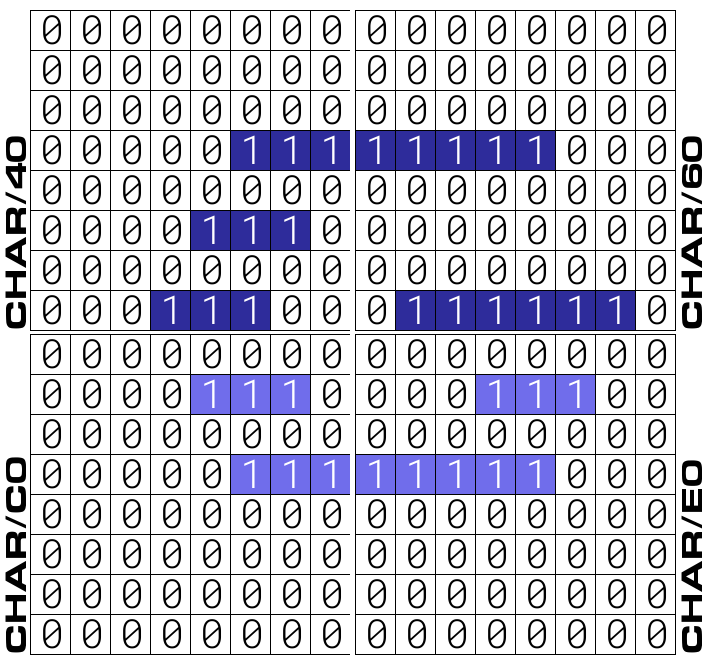
#> input picture src/composite_character_set_diagrams_alphanumeric/c64_blue_c64_ltblue_G.png, 710 x 660 px, given in place of c64_blue_00.png, which was not available
$ jupyter execute --allow-errors 'Text - Character Set Diagrams.ipynb'   (shell and % lines are left out)   (text cells are left out)
#> lines starting #> are read from the running program, lines starting #| are printed output that depends on the picture; pictures that were not available may be replaced by others from this repository, and a replacement may not be noted
[cell 1]
from IPython.display import display, HTML
display(HTML("<style>.container { width:70% !important; }</style>"))

[cell 2]
import re
from colors_map import *

# [19 lines left out: function loadCharacterSet, not called in this run]

charsets_file = "uridium/src/charset.asm"
#> (the rest of this cell did not finish here and is left out)

[cell 3]
from PIL import Image, ImageColor
CHARACTER_COLS = 8
CHARACTER_ROWS = 8

# [21 lines left out: function paintRawMonoCharacter, not called in this run]

[cell 4]
char_colors = {
"c64_white": "#ffffff",
"c64_green": "#56ac4d",
"c64_yellow":  "#edf171",
"c64_ltred": "#c46c71",
"c64_ltgreen": "#a9ff9f",
"c64_ltblue":  "#706deb",
"c64_red": "#813338",
"c64_green": "#56ac4d",
"c64_blue":  "#2e2c9b",
"c64_purple": "#8e3c97",
}

[cell 5]
from PIL import ImageDraw, ImageFont

#> (the rest of this cell did not finish here and is left out)

[cell 6]
from PIL import Image, ImageColor
CHARACTER_COLS = 8
CHARACTER_ROWS = 8
CELL_WIDTH = 40
CELL_HEIGHT = 40

# [22 lines left out: function paintCharacterDiagram, not called in this run]

#> (a cell that did not finish here is left out)

[cell 8]
byte_literals = """.BYTE
.BYTE
.BYTE
.BYTE
.BYTE
.BYTE
.BYTE
.BYTE
"""

# [55 lines left out: functions generateCharacterDiagram, convertCharBitmapToByte, not called in this run]

#> (a cell that did not finish here is left out)

[cell 10]
blank_line = "0" * 8
full_character_set = {}
#> (the rest of this cell did not finish here and is left out)

[cell 11]
for color_name, color in char_colors.items():
    for character_name in full_character_set:
        img = paintRawMonoCharacter(full_character_set, character_name, color=color)
        img = img.resize((img.width * 15, img.height * 15), Image.NEAREST)
        framed_img = img.copy()
        draw = ImageDraw.Draw(framed_img)
        draw.rectangle((0, 0, img.width-1, img.height-1), fill=None, outline="black")

        if character_name:
            img.save(f"text_character_set_diagrams/full_character_sets/{color_name}_{character_name}.png")
            framed_img.save(f"text_character_set_diagrams/full_character_sets/{color_name}_{character_name}_framed.png")

[cell 12]
for color_name, color in char_colors.items():
    for character_name in full_character_set:
        img = paintCharacterDiagram(full_character_set, character_name, color=color)
        if character_name:
            img.save(f"text_character_set_diagrams/full_character_set_tables/{color_name}_{character_name}.png")
#> further down, top_diagram is the input picture: PIL image 710x660 RGBA; mean R, G, B, A 196.8, 196.5, 208.8, 255
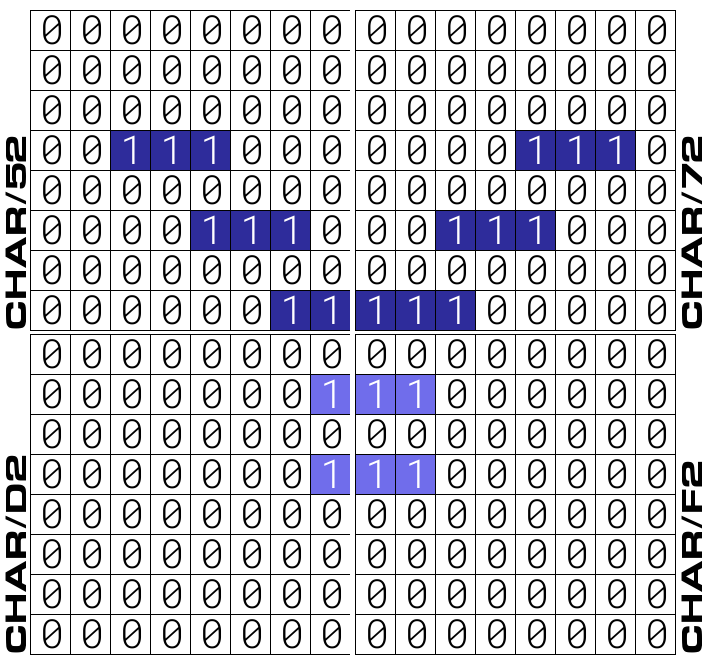
#> input picture src/composite_character_set_diagrams_alphanumeric/c64_blue_c64_ltblue_Y.png, 710 x 660 px, given in place of c64_ltblue_80.png, which was not available
#> further down, bottom_diagram is the input picture: PIL image 710x660 RGBA; mean R, G, B, A 201.1, 200.9, 209, 255
#> `bottom_diagram = bottom_diagram.crop((0, 10, bottom_diagram.width, bot..`:
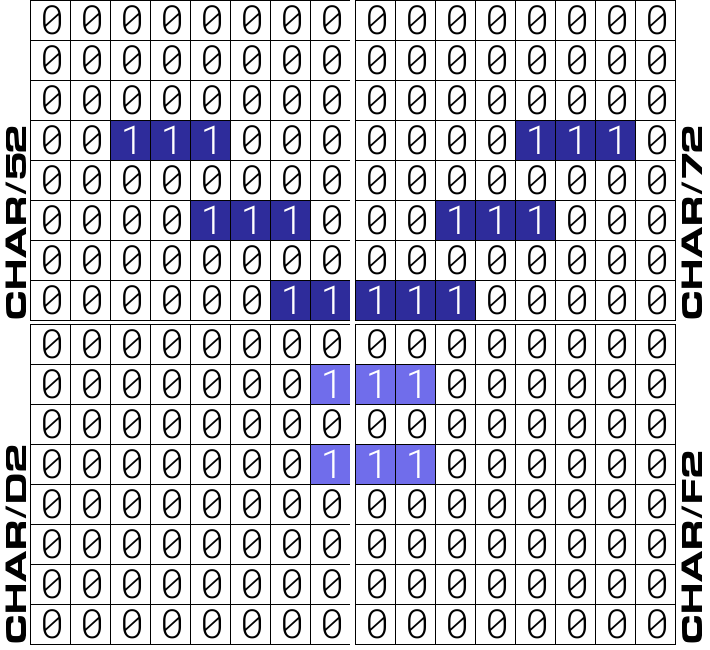
#> bottom_diagram: PIL image 710x650 RGBA; mean R, G, B, A 200.3, 200.1, 208.3, 255
#> `composite_image = Image.new('RGBA', (top_diagram.width, top_diagram.he..`: composite_image: PIL image 710x1285 RGBA; every value is 0
#> `composite_image.paste(top_diagram, (0,0))`:
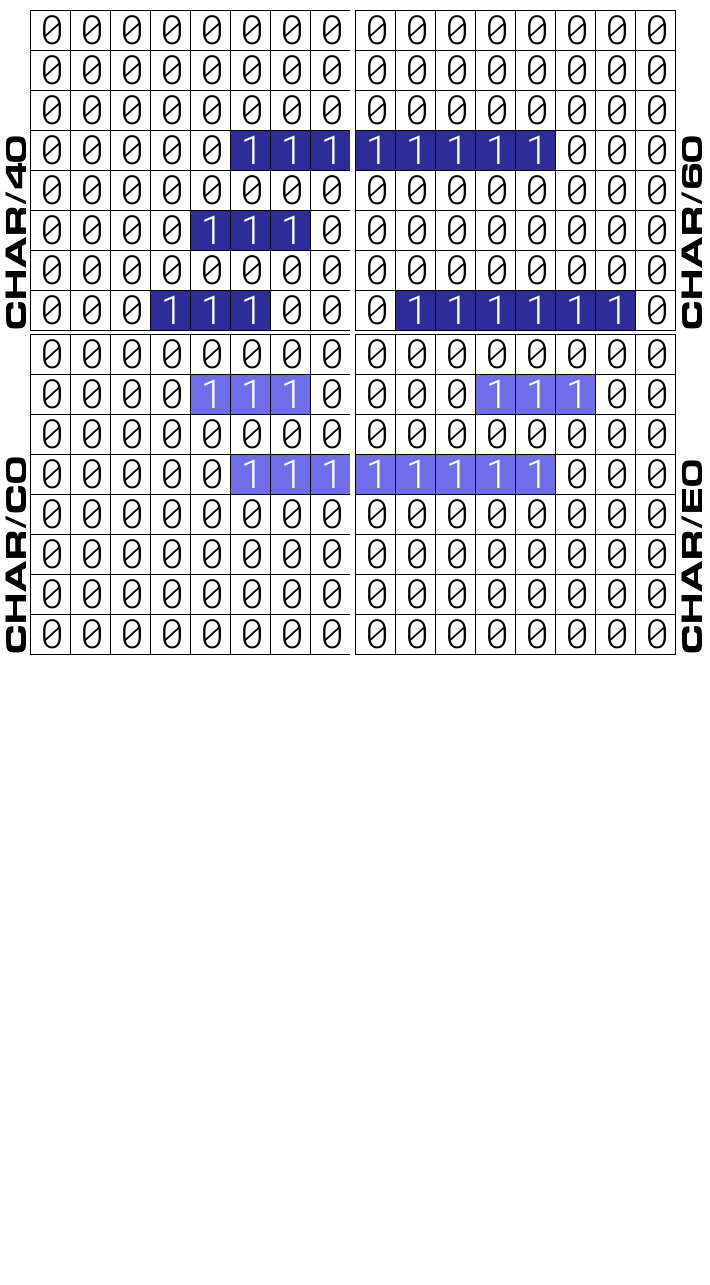
#> composite_image: PIL image 710x1285 RGBA; mean R, G, B, A 101.1, 100.9, 107.2, 131; transparent parts drawn white
#> `composite_image.paste(bottom_diagram, (0, top_diagram.height-19))`:
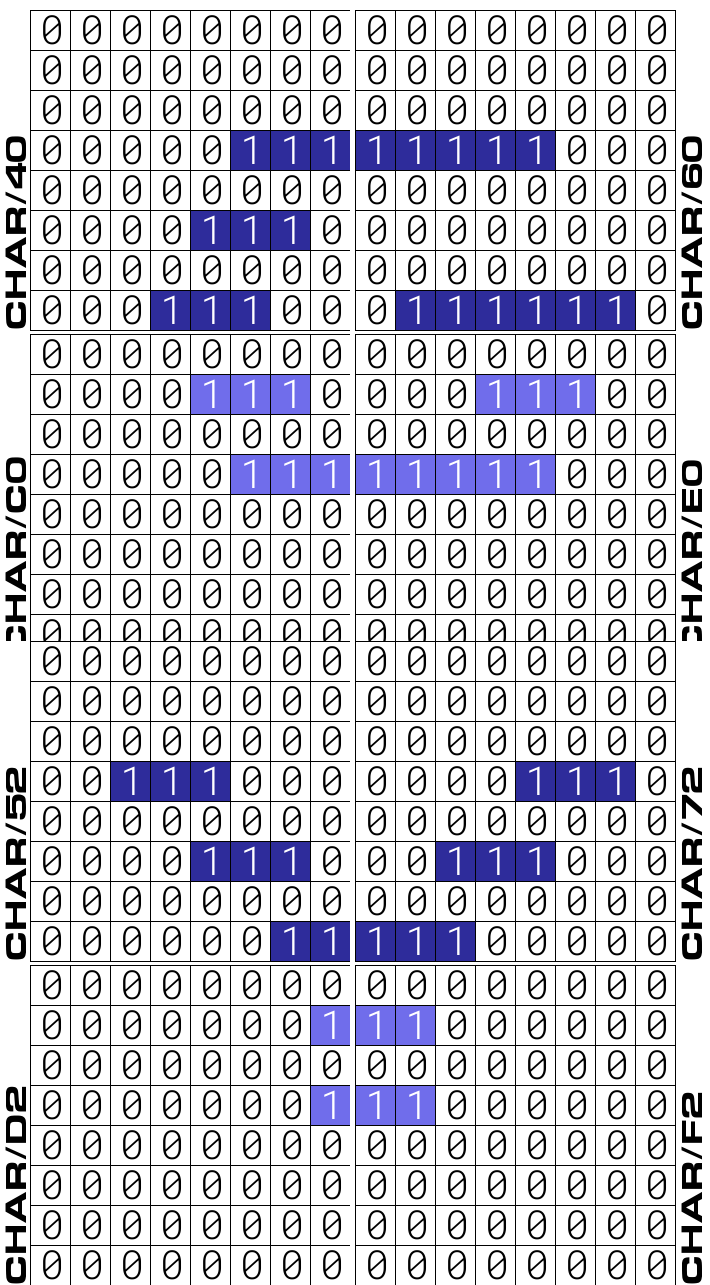
#> composite_image: PIL image 710x1285 RGBA; mean R, G, B, A 198.1, 197.9, 208.4, 255
#> `top_left_character_name = f"{i:02X}"`: top_left_character_name = '3A'

[cell 13]
for color_name, color in char_colors.items():
    for character_name in full_character_set:
        character_image = Image.open(f"text_character_set_diagrams/full_character_set_tables/{color_name}_{character_name}.png")
        character_bytes = '\n'.join(["$"+convertCharBitmapToByte(x) for x in full_character_set[character_name]])
        img = generateCharacterDiagram(character_image, character_name, character_bytes)
        img.save(f"text_character_set_diagrams/full_character_set_diagrams/{color_name}_{character_name}.png")

[cell 14]
# [45 lines left out: functions generateLeftSideCharacterDiagram, generateRightSideCharacterDiagram, not called in this run]

[cell 15]
for color_name, color in char_colors.items():
    for character_name in full_character_set:
        character_image = Image.open(f"text_character_set_diagrams/full_character_set_tables/{color_name}_{character_name}.png")
        img = generateLeftSideCharacterDiagram(character_image, character_name)
        img.save(f"text_character_set_diagrams/full_character_set_diagrams_left/{color_name}_{character_name}.png")
        img = generateRightSideCharacterDiagram(character_image, character_name)
        img.save(f"text_character_set_diagrams/full_character_set_diagrams_right/{color_name}_{character_name}.png")

[cell 16]
color_combos = [("c64_blue", "c64_ltblue"), ("c64_ltblue", "c64_ltgreen"), ("c64_ltred", "c64_blue"), ("c64_red", "c64_ltred"),
                ("c64_ltblue", "c64_blue"), ("c64_white", "c64_yellow"), ("c64_ltgreen", "c64_green"), ("c64_white", "c64_ltblue")]

#> (the rest of this cell did not finish here and is left out)

#> (a cell that did not finish here is left out)

[cell 18]
i = 0x7a
#> i = 122
top_left_character_name = f"{i:02X}"
#> top_left_character_name = '7A'
bottom_left_character_name = f"{i|0x80:02X}"
#> bottom_left_character_name = 'FA'
i += 0x01
#> i = 123
top_right_character_name = f"{i:02X}"
#> top_right_character_name = '7B'
bottom_right_character_name = f"{i|0x80:02X}"
#> bottom_right_character_name = 'FB'
#> `top_character_name = f"{i:02X}"`: top_character_name = '00'
#> `top_left_character_name = f"{i:02X}"`: top_left_character_name = '3A'

#> (the rest of this cell did not finish here and is left out)

#> (a cell that did not finish here is left out)

#> (a cell that did not finish here is left out)

[cell 21]
i = 0x7a
#> i = 122
top_left_character_name = f"{i:02X}"
#> top_left_character_name = '7A'
bottom_left_character_name = f"{i|0x80:02X}"
i += 0x01
#> i = 123
top_right_character_name = f"{i:02X}"
bottom_right_character_name = f"{i|0x80:02X}"

#> (the rest of this cell did not finish here and is left out)

[cell 22]
i = 0x7a
#> i = 122
top_left_character_name = f"{i:02X}"
bottom_left_character_name = f"{i|0x80:02X}"
i += 0x01
#> i = 123
top_right_character_name = f"{i:02X}"
bottom_right_character_name = f"{i|0x80:02X}"

#> (the rest of this cell did not finish here and is left out)

[cell 23]
from PIL import Image, ImageFilter, ImageColor

# [10 lines left out: function addBlackOutline, not called in this run]

[cell 24]
import string
lowercase_alphabet = string.ascii_lowercase
#> lowercase_alphabet = 'abcdefghijklmnopqrstuvwxyz'
uppercase_alphabet = string.ascii_uppercase
numbers = list(range(0,10))
alphanumerics = numbers + list('abcdefghijklInopqrstuv xyz') + list("?!().,:;\"'-=") + [" "] * 10 + list('ABCDEFGHmJKLMNOPQRSTUVWXYZw')
